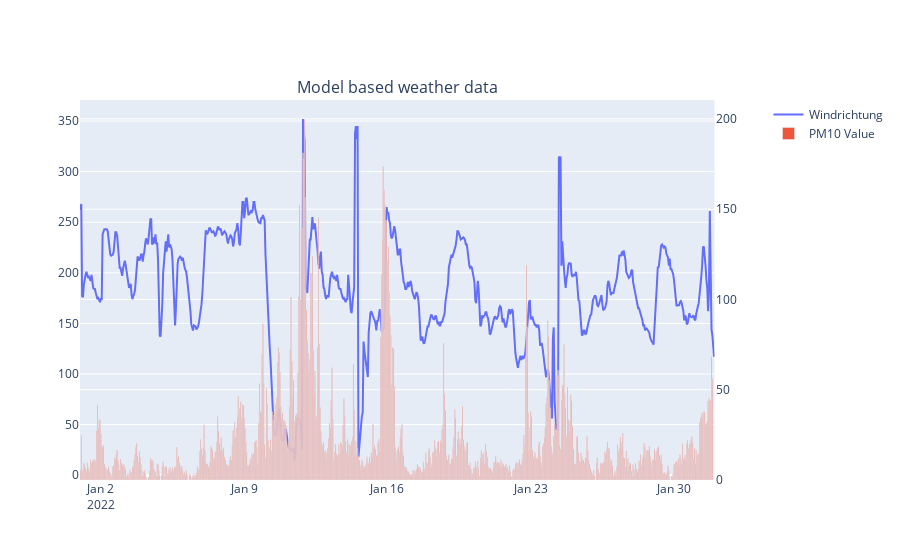

Notebook source saved alongside this figure:
### Code cell
fig_model = make_subplots(specs=[[{"secondary_y": True}]], column_titles=["Model based weather data"])

fig_model.add_trace(go.Scatter(x=hourly_model.index, y=hourly_model["winddirection_10m"], name="Windrichtung"))
fig_model.add_trace(go.Bar(x=hourly_model.index, y=januar['value'], name="PM10 Value"),secondary_y=True)

### Figure 1 — Plotly figure (JSON) as saved in the notebook; plotly's stock layout.template omitted (floating-point values rounded to 4 significant figures; data arrays with more than 128 entries replaced by an {"elided": "..."} marker saying what was removed)
{"data": [{"name": "Windrichtung", "type": "scatter", "x": {"elided": "744 str values"}, "y": {"elided": "744 int values"}}, {"name": "PM10 Value", "type": "bar", "x": {"elided": "744 str values"}, "xaxis": "x", "y": {"elided": "744 float values"}, "yaxis": "y2"}], "layout": {"annotations": [{"font": {"size": 16}, "showarrow": false, "text": "Model based weather data", "x": 0.47, "xanchor": "center", "xref": "paper", "y": 1, "yanchor": "bottom", "yref": "paper"}], "xaxis": {"anchor": "y", "domain": [0, 0.94]}, "yaxis": {"anchor": "x", "domain": [0, 1]}, "yaxis2": {"anchor": "x", "overlaying": "y", "side": "right"}}}
